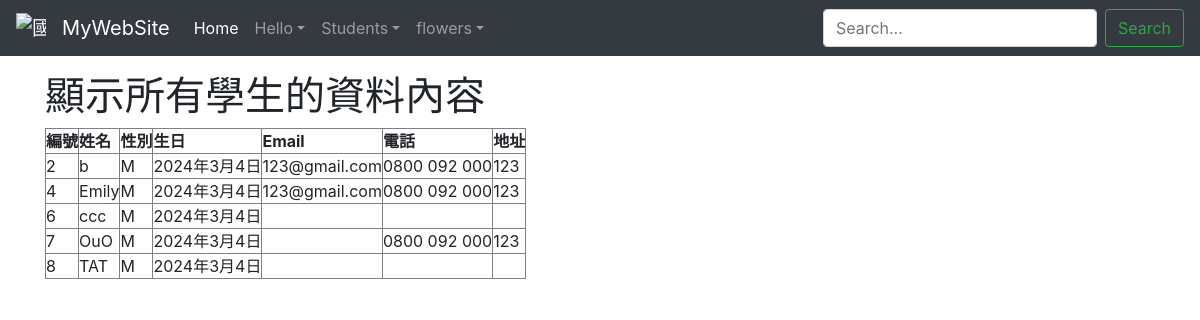
Page /showall on the earlier database version.
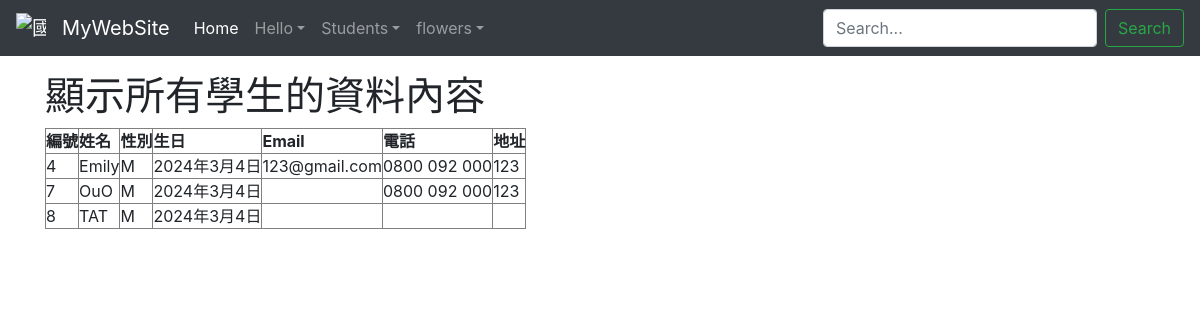
Same page on the later database version.
### studentsapp/models.py (models this page shows, shortened)
class student(models.Model):
    cName = models.CharField(max_length=20,null=False)
    cSex = models.CharField(max_length=2,null=False,default="M")
    cPhone = models.CharField(max_length=50,blank=True,default="")
    cAddr = models.CharField(max_length=255,blank=True,default="")
    cBirthday = models.DateField(null=False)
    cEmail = models.EmailField(max_length=100,blank=True,default="")

### studentsapp/views.py (the view)
# urls.py: path("showall", sviews.showall),
def showall(request):
    try:
        stds = student.objects.all().order_by("id")
    except:
        errormessage = "讀取錯誤"
    return render(request,"show/showall.html",locals())

### templates/show/showall.html (shortened to what this page needs)
{%extends "../base/base.html" %}
{% block content %}
    <h1>顯示所有學生的資料內容 {{ errormessage }}</h1>
    <table border = "1" cellpadding = "0" cellspacing = "0">
        <th>編號</th>
        <th>姓名</th>
        <th>性別</th>
        <th>生日</th>
        <th>Email</th>
        <th>電話</th>
        <th>地址</th>
        {% for std in stds %}
        <tr>
            <td>{{ std.id }}</td>
            <td>{{ std.cName }}</td>
            <td>{{ std.cSex }}</td>
            <td>{{ std.cBirthday }}</td>
            <td>{{ std.cEmail }}</td>
            <td>{{ std.cPhone }}</td>
            <td>{{ std.cAddr }}</td>
        </tr>
        {% endfor %}
    </table>
{% endblock %}

Differences in the rows shown:
removed student: id "2", cName "b", cSex "M", cBirthday "2024年3月4日", cEmail "123@gmail.com", cPhone "0800 092 000", cAddr "123"
removed student: id "6", cName "ccc", cSex "M", cBirthday "2024年3月4日"
